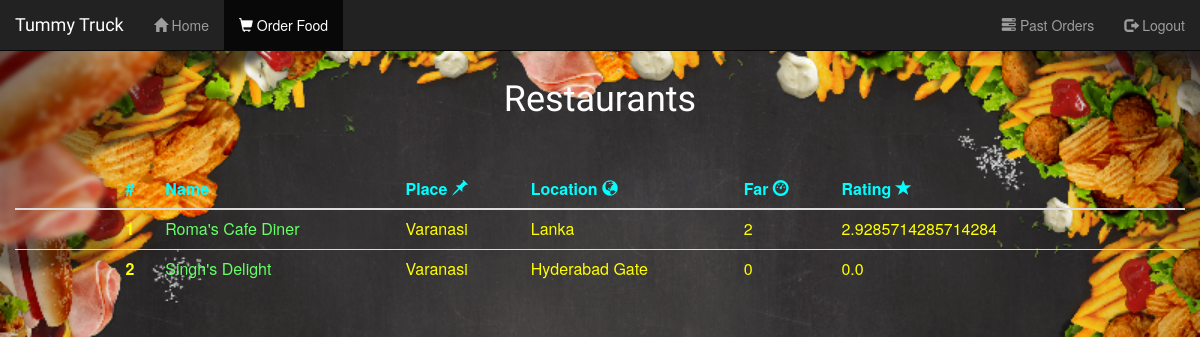
/cities/Varanasi (signed in), run on the app's committed database.
### store/models.py (models this page shows, shortened)
class Restaurant(models.Model):
    name=models.CharField(max_length=50)
    place=models.CharField(max_length=50)
    location=models.CharField(max_length=50)
    far=models.IntegerField(default=0,null=True)
    description=models.TextField(null=True)
    rating=models.FloatField(default=0.0,null=True)
    total_rating = models.IntegerField(default=0,null=True)
    total_users = models.IntegerField(default=0,null=True)
    class Meta:
        ordering=('name',)

### store/views.py (the view)
# urls.py: path('cities/<slug:qcity>',restaurants_view,name='restaurants_view' ),
def restaurants_view(request,qcity):
    context={
     'restaurants': Restaurant.objects.filter(place=qcity)
    }
    return render(request, 'store/restaurants_list.html', context)

### store/templates/store/restaurants_list.html (shortened to what this page needs)
    <link rel="stylesheet" href="http://maxcdn.bootstrapcdn.com/bootstrap/3.3.4/css/bootstrap.min.css">
</head>
<body >
    <span>Loaded!<br><br><br><span/>
<nav class="navbar navbar-fixed-top navbar-inverse">
    <div class="container-fluid">
        <div class="navbar-header ">
         <a href="#" class="navbar-brand " >Tummy Truck</a>
        </div>
        <div class="collapse navbar-collapse" id="mainNavBar">
            <ul class="nav navbar-nav">
                <li><a href="{%url 'index'%}"><span class="glyphicon glyphicon-home"></span>&nbspHome</a></li>
                  {% if user.is_authenticated %}
                <li class="active" ><a href="{%url 'placeView'%}"><span class="glyphicon glyphicon-shopping-cart"></span>&nbspOrder Food</a></li>
                {%else%}
                <li class="active"><a href="{%url 'placeView'%}"><span class="glyphicon glyphicon-glass"></span>&nbspBrowse Restaurants</a></li>
                <li><a href="{% url 'account_login'%}"><span class="glyphicon glyphicon-log-in"></span>&nbspLogin</a></li>
                {%endif%}
            </ul>
            {% if user.is_authenticated %}
            <ul class="nav navbar-nav navbar-right">
              <li><a href="{%url 'pastView'%}"><span class="glyphicon glyphicon-tasks"></span>&nbspPast Orders</a></li>
              <li><a href="{%url 'account_logout'%}"><span class="glyphicon glyphicon-log-out"></span>&nbspLogout</a></li>
            </ul>
            {%endif%}
        </div>
    </div>
</nav>
<h1 class="header">Restaurants</h1><br><br>
<div class="container-fluid">
<table class="table">
    <thead>
        <tr>
        <th scope="col"></th>
        <th scope="col"></th>
        <th scope="col"></th>
        <th scope="col"></th>
        <th scope="col">#</th>
        <th scope="col">Name</th>
        <th scope="col">Place&nbsp<span class="glyphicon glyphicon-pushpin"></span></th>
        <th scope="col">Location&nbsp<span class="glyphicon glyphicon-globe"></span></th>
        <th scope="col">Far&nbsp<span class="glyphicon glyphicon-dashboard"></th>
        <th scope="col">Rating&nbsp<span class="glyphicon glyphicon-star"></th>
        <th scope="col"></th>
        <th scope="col"></th>
        <th scope="col"></th>
        </tr>
    </thead>
    <tbody>
        {% for rest in restaurants %}
        <tr>
        <td></td><td></td><td></td><td></td><th scope="row" id="t1">{{forloop.counter}}</th>
        <td ><a href="{% url 'restaurant_foods' rt=rest.id %}">{{rest.name}}</a></td>
        <td>{{rest.place}}</td>
        <td>{{rest.location}}</td>
        <td>{{rest.far}}</td>
        <td>{{rest.rating}}</td>
        <td></td><td></td><td></td>
        </tr>
        {% endfor %}
    </tbody>
</table>
</div>
</body>

### store/templates/store/restaurants_list.html (style rules this page uses)
.header { text-align: center; color:white; font-family: 'Satisfy',cursive; }
body { background-image: url( '/static/images/rest.jpg' ); background-position: center; background-repeat: no-repeat; background-size: cover; }
.navbar { border-radius:0; }
.navbar-brand { font-family:'Satisfy',cursive; }
a { text-decoration:none; color:#66FF66; }
th { color:cyan; }
td { color: yellow; }
#t1 { color: yellow; }

### data on the page
Restaurant: name "Roma's Cafe Diner", place "Varanasi", location "Lanka", far "2", rating "2.9285714285714284"
Restaurant: name "Singh's Delight", place "Varanasi", location "Hyderabad Gate", far "0", rating "0.0"
